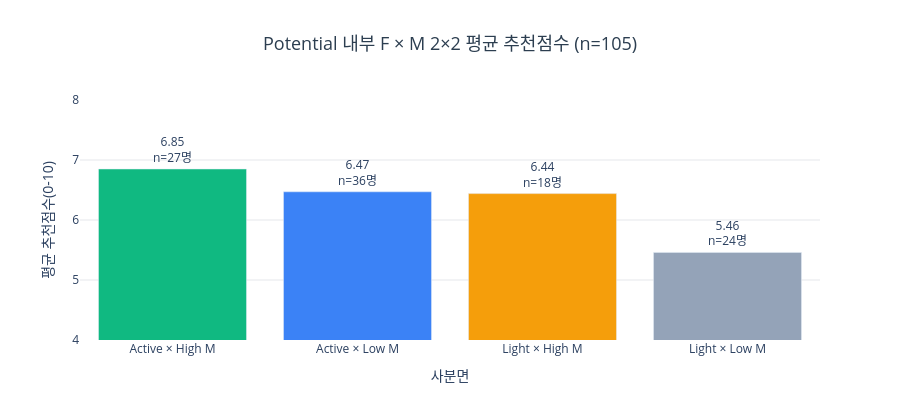

The cell this chart's notebook holds for it:
### Code cell
# 4사분면 평균 추천점수 막대 (n + score 동시 표시)
QUAD_COLORS = ['#10B981', '#3B82F6', '#F59E0B', '#94A3B8']

fig = go.Figure(go.Bar(
    x=SUB_ORDER,
    y=potential_summary['avg_nps'],
    marker_color=QUAD_COLORS,
    text=[f'{nps:.2f}<br>n={int(n)}명' for n, nps in
          zip(potential_summary['n'], potential_summary['avg_nps'])],
    textposition='outside',
))
fig.update_layout(
    title=dict(text=f'Potential 내부 F × M 2×2 평균 추천점수 (n={len(df_potential)})',
               x=0.5, xanchor='center', font=dict(size=18, color='#2c3e50')),
    plot_bgcolor='white', paper_bgcolor='white',
    xaxis=dict(title='사분면'),
    yaxis=dict(gridcolor='#e5e7eb', title='평균 추천점수(0-10)', range=[4, 8]),
    height=420,
    showlegend=False,
)
fig.show()

### Figure 1 — Plotly figure (JSON) as saved in the notebook; plotly's stock layout.template omitted (floating-point values rounded to 4 significant figures)
{"data": [{"marker": {"color": ["#10B981", "#3B82F6", "#F59E0B", "#94A3B8"]}, "text": ["6.85<br>n=27명", "6.47<br>n=36명", "6.44<br>n=18명", "5.46<br>n=24명"], "textposition": "outside", "type": "bar", "x": ["Active × High M", "Active × Low M", "Light × High M", "Light × Low M"], "y": [6.85, 6.47, 6.44, 5.46]}], "layout": {"height": 420, "paper_bgcolor": "white", "plot_bgcolor": "white", "showlegend": false, "title": {"font": {"color": "#2c3e50", "size": 18}, "text": "Potential 내부 F × M 2×2 평균 추천점수 (n=105)", "x": 0.5, "xanchor": "center"}, "xaxis": {"title": {"text": "사분면"}}, "yaxis": {"gridcolor": "#e5e7eb", "range": [4, 8], "title": {"text": "평균 추천점수(0-10)"}}}}
